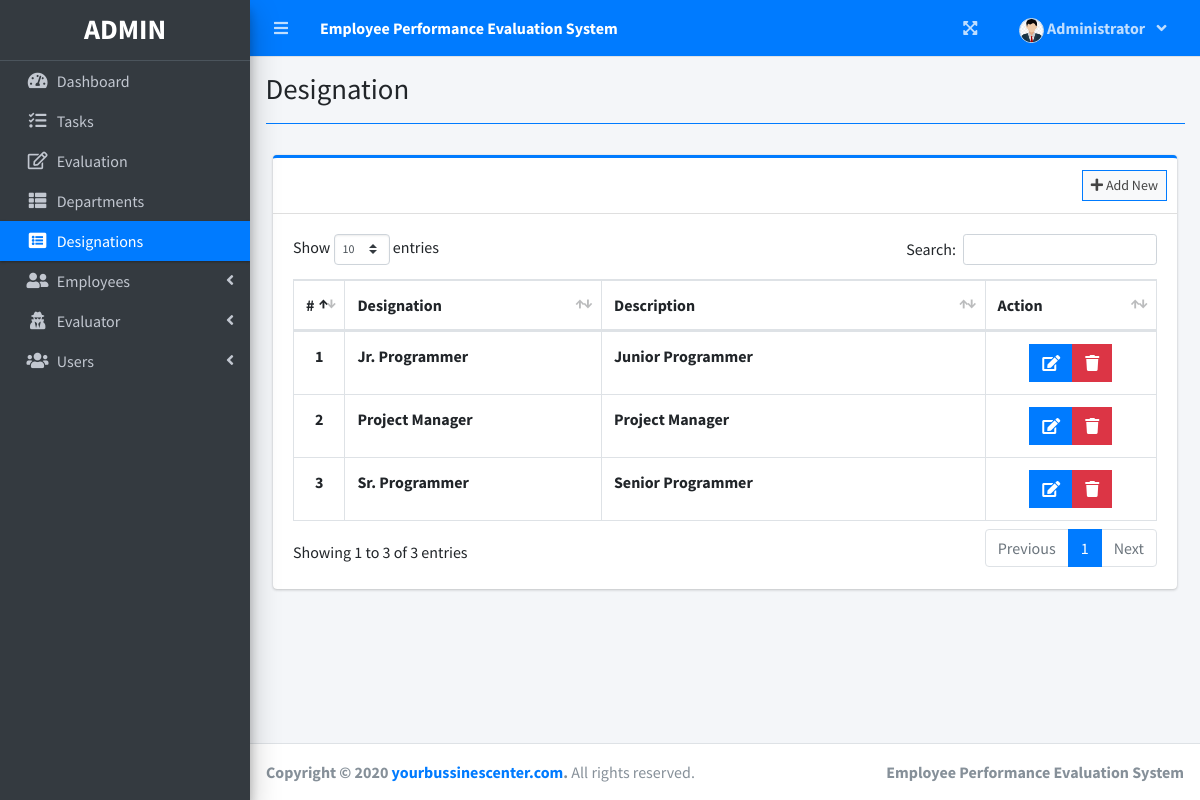
Screenshot of /index.php?page=designation (signed in) with the database file from the repository.
### tables this page shows
CREATE TABLE `designation_list` (
  `id` int(30) NOT NULL,
  `designation` varchar(200) NOT NULL,
  `description` text NOT NULL
);

### designation.php (the view, shortened to what this page needs)
<?php include'db_connect.php' ?>
<div class="col-lg-12">
	<div class="card card-outline card-primary">
		<div class="card-header">
			<div class="card-tools">
				<a class="btn btn-block btn-sm btn-default btn-flat border-primary new_designation" href="javascript:void(0)"><i class="fa fa-plus"></i> Add New</a>
			</div>
		</div>
		<div class="card-body">
			<table class="table tabe-hover table-bordered" id="list">
				<colgroup>
					<col width="5%">
					<col width="30%">
					<col width="45%">
					<col width="20%">
				</colgroup>
				<thead>
					<tr>
						<th class="text-center">#</th>
						<th>Designation</th>
						<th>Description</th>
						<th>Action</th>
					</tr>
				</thead>
				<tbody>
					<?php
					$i = 1;
					$qry = $conn->query("SELECT * FROM designation_list order by designation asc ");
					while($row= $qry->fetch_assoc()):
					?>
					<tr>
						<th class="text-center"><?php echo $i++ ?></th>
						<td><b><?php echo $row['designation'] ?></b></td>
						<td><b><?php echo $row['description'] ?></b></td>
						<td class="text-center">
		                    <div class="btn-group">
		                        <a href="javascript:void(0)" data-id='<?php echo $row['id'] ?>' class="btn btn-primary btn-flat manage_designation">
		                          <i class="fas fa-edit"></i>
		                        </a>
		                        <button type="button" class="btn btn-danger btn-flat delete_designation" data-id="<?php echo $row['id'] ?>">
		                          <i class="fas fa-trash"></i>
		                        </button>
	                      </div>
						</td>
					</tr>
				<?php endwhile; ?>
				</tbody>
			</table>
		</div>
	</div>
</div>

### index.php (shortened to what this page needs)
<!DOCTYPE html>
<html lang="en">
<?php
	include 'header.php'
?>
<body class="hold-transition sidebar-mini layout-fixed layout-navbar-fixed layout-footer-fixed">
<div class="wrapper">
  <?php include 'topbar.php' ?>
  <?php include 'sidebar.php' ?>
  <div class="content-wrapper">
    <div class="content-header">
      <div class="container-fluid">
        <div class="row mb-2">
          <div class="col-sm-6">
            <h1 class="m-0"><?php echo $title ?></h1>
          </div>
        </div>
            <hr class="border-primary">
      </div>
    </div>
    <section class="content">
      <div class="container-fluid">
         <?php
            $page = isset($_GET['page']) ? $_GET['page'] : 'home';
            if(!file_exists($page.".php")){
                include '404.html';
            }else{
            include $page.'.php';
            }
          ?>
      </div>
    </section>
  </div>
  <footer class="main-footer">
    <strong>Copyright &copy; 2020 <a href="https://github.com/Kevin-0502">yourbussinescenter.com</a>.</strong>
    All rights reserved.
    <div class="float-right d-none d-sm-inline-block">
      <b><?php echo $_SESSION['system']['name'] ?></b>
    </div>
  </footer>
</div>
</body>
</html>

### header.php (shortened to what this page needs)
<head>
  <?php
  $title = isset($_GET['page']) ? ucwords(str_replace("_", ' ', $_GET['page'])) : "Home";
  ?>
  <link rel="stylesheet" href="assets/plugins/fontawesome-free/css/all.min.css">
  <link rel="stylesheet" href="assets/plugins/overlayScrollbars/css/OverlayScrollbars.min.css">
  <link rel="stylesheet" href="assets/plugins/datatables-bs4/css/dataTables.bootstrap4.min.css">
  <link rel="stylesheet" href="assets/plugins/datatables-responsive/css/responsive.bootstrap4.min.css">
  <link rel="stylesheet" href="assets/plugins/datatables-buttons/css/buttons.bootstrap4.min.css">
  <link rel="stylesheet" href="assets/plugins/select2/css/select2.min.css">
  <link rel="stylesheet" href="assets/plugins/select2-bootstrap4-theme/select2-bootstrap4.min.css">
  <link rel="stylesheet" href="assets/plugins/sweetalert2-theme-bootstrap-4/bootstrap-4.min.css">
  <link rel="stylesheet" href="assets/plugins/toastr/toastr.min.css">
  <link rel="stylesheet" href="assets/plugins/dropzone/min/dropzone.min.css">
  <link rel="stylesheet" href="assets/dist/css/jquery.datetimepicker.min.css">
  <link rel="stylesheet" href="assets/plugins/icheck-bootstrap/icheck-bootstrap.min.css">
  <link rel="stylesheet" href="assets/plugins/bootstrap4-toggle/css/bootstrap4-toggle.min.css">
  <link rel="stylesheet" href="assets/dist/css/adminlte.min.css">
  <link rel="stylesheet" href="assets/dist/css/styles.css">
  <link rel="stylesheet" href="assets/plugins/summernote/summernote-bs4.min.css">
</head>

### topbar.php (shortened to what this page needs)
<nav class="main-header navbar navbar-expand navbar-primary navbar-dark ">
  <ul class="navbar-nav">
    <?php if(isset($_SESSION['login_id'])): ?>
    <li class="nav-item">
      <a class="nav-link" data-widget="pushmenu" href="" role="button"><i class="fas fa-bars"></i></a>
    </li>
  <?php endif; ?>
    <li>
      <a class="nav-link text-white"  href="./" role="button"> <large><b><?php echo $_SESSION['system']['name'] ?></b></large></a>
    </li>
  </ul>
  <ul class="navbar-nav ml-auto">
    <li class="nav-item">
      <a class="nav-link" data-widget="fullscreen" href="#" role="button">
        <i class="fas fa-expand-arrows-alt"></i>
      </a>
    </li>
   <li class="nav-item dropdown">
          <a class="nav-link"  data-toggle="dropdown" aria-expanded="true" href="javascript:void(0)">
            <span>
              <div class="d-felx badge-pill">
                <span class=""><img src="assets/uploads/<?php echo $_SESSION['login_avatar'] ?>" alt="" class="user-img border "></span>
                <span><b><?php echo ucwords($_SESSION['login_firstname']) ?></b></span>
                <span class="fa fa-angle-down ml-2"></span>
              </div>
            </span>
          </a>
    </li>
  </ul>
</nav>

### sidebar.php (shortened to what this page needs)
<aside class="main-sidebar sidebar-dark-primary elevation-4">
  <div class="dropdown">
 	<a href="./" class="brand-link">
      <?php if($_SESSION['login_type'] == 2): ?>
      <h3 class="text-center p-0 m-0"><b>ADMIN</b></h3>
      <?php elseif($_SESSION['login_type'] == 1): ?>
      <h3 class="text-center p-0 m-0"><b>Evaluator</b></h3>
       <?php else: ?>
      <h3 class="text-center p-0 m-0"><b>Employee</b></h3>
      <?php endif; ?>
  </a>
  </div>
  <div class="sidebar pb-4 mb-4">
    <nav class="mt-2">
      <ul class="nav nav-pills nav-sidebar flex-column nav-flat" data-widget="treeview" role="menu" data-accordion="false">
       <li class="nav-item dropdown">
          <a href="./" class="nav-link nav-home">
            <i class="nav-icon fas fa-tachometer-alt"></i>
            <p>
              Dashboard
            </p>
          </a>
        </li>
        <li class="nav-item dropdown">
          <a href="./index.php?page=task_list" class="nav-link nav-task_list">
            <i class="nav-icon fas fa-tasks"></i>
            <p>
              Tasks
            </p>
          </a>
        </li>
        <?php if($_SESSION['login_type'] != 0): ?>
        <li class="nav-item dropdown">
          <a href="./index.php?page=evaluation" class="nav-link nav-evaluation">
            <i class="nav-icon far fa-edit"></i>
            <p>
              Evaluation
            </p>
          </a>
        </li>
      <?php endif; ?>
        <?php if($_SESSION['login_type'] == 2): ?>
        <li class="nav-item dropdown">
          <a href="./index.php?page=department" class="nav-link nav-department">
            <i class="nav-icon fas fa-th-list"></i>
            <p>
              Departments
            </p>
          </a>
        </li>
        <li class="nav-item dropdown">
          <a href="./index.php?page=designation" class="nav-link nav-designation">
            <i class="nav-icon fas fa-list-alt"></i>
            <p>
              Designations
            </p>
          </a>
        </li>
        <li class="nav-item">
          <a href="#" class="nav-link nav-edit_employee">
            <i class="nav-icon fas fa-user-friends"></i>
            <p>
              Employees
              <i class="right fas fa-angle-left"></i>
            </p>
          </a>
        </li>
        <li class="nav-item">
          <a href="#" class="nav-link nav-edit_evaluator">
            <i class="nav-icon fas fa-user-secret"></i>
            <p>
              Evaluator
              <i class="right fas fa-angle-left"></i>
            </p>
          </a>
        </li>
        <li class="nav-item">
          <a href="#" class="nav-link nav-edit_user">
            <i class="nav-icon fas fa-users"></i>
            <p>
              Users
              <i class="right fas fa-angle-left"></i>
            </p>
          </a>
        </li>
      <?php endif; ?>
      </ul>
    </nav>
  </div>
</aside>

### topbar.php (style rules this page uses)
.user-img { border-radius: 50%; height: 25px; width: 25px; object-fit: cover; }

### rows the page displays
designation_list: designation "Jr. Programmer", description "Junior Programmer"
designation_list: designation "Project Manager", description "Project Manager"
designation_list: designation "Sr. Programmer", description "Senior Programmer"

### other values shown
$_SESSION['system']['name'] "Employee Performance Evaluation System"
$_SESSION['login_firstname'] "Administrator"
$title "Designation"
